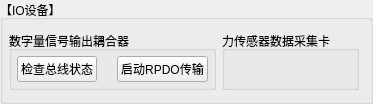
            <widget class="QGroupBox" name="group_io">
             <property name="title">
              <string>【IO设备】</string>
             </property>
             <layout class="QHBoxLayout" name="horizontalLayout_6">
              <property name="leftMargin">
               <number>6</number>
              </property>
              <item>
               <widget class="QGroupBox" name="groupBox_3">
                <property name="title">
                 <string>数字量信号输出耦合器</string>
                </property>
                <layout class="QHBoxLayout" name="horizontalLayout_7">
                 <property name="spacing">
                  <number>20</number>
                 </property>
                 <property name="leftMargin">
                  <number>5</number>
                 </property>
                 <property name="topMargin">
                  <number>5</number>
                 </property>
                 <property name="rightMargin">
                  <number>5</number>
                 </property>
                 <property name="bottomMargin">
                  <number>5</number>
                 </property>
                 <item>
                  <widget class="QPushButton" name="bt_check">
                   <property name="sizePolicy">
                    <sizepolicy hsizetype="Minimum" vsizetype="Preferred">
                     <horstretch>0</horstretch>
                     <verstretch>0</verstretch>
                    </sizepolicy>
                   </property>
                   <property name="text">
                    <string>检查总线状态</string>
                   </property>
                  </widget>
                 </item>
                 <item>
                  <widget class="QPushButton" name="bt_start">
                   <property name="sizePolicy">
                    <sizepolicy hsizetype="Minimum" vsizetype="Preferred">
                     <horstretch>0</horstretch>
                     <verstretch>0</verstretch>
                    </sizepolicy>
                   </property>
                   <property name="text">
                    <string>启动RPDO传输</string>
                   </property>
                  </widget>
                 </item>
                </layout>
               </widget>
              </item>
              <item>
               <widget class="QGroupBox" name="groupBox_7">
                <property name="title">
                 <string>力传感器数据采集卡</string>
                </property>
               </widget>
              </item>
             </layout>
            </widget>
